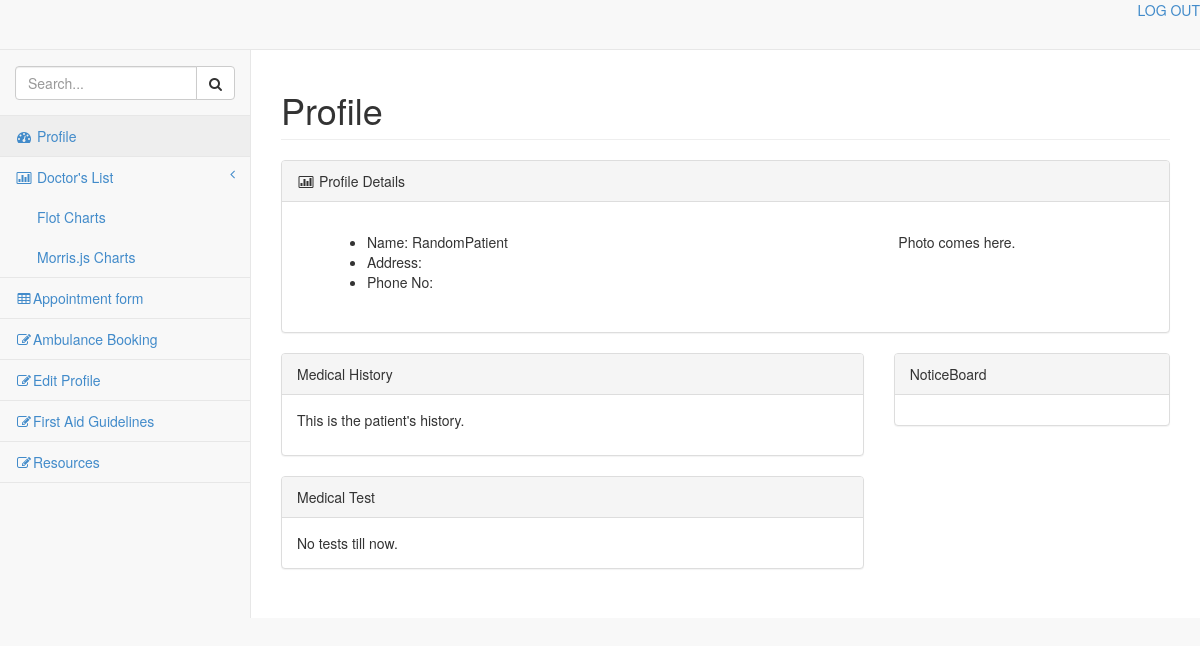
The page / (signed in) on the database as committed earlier.
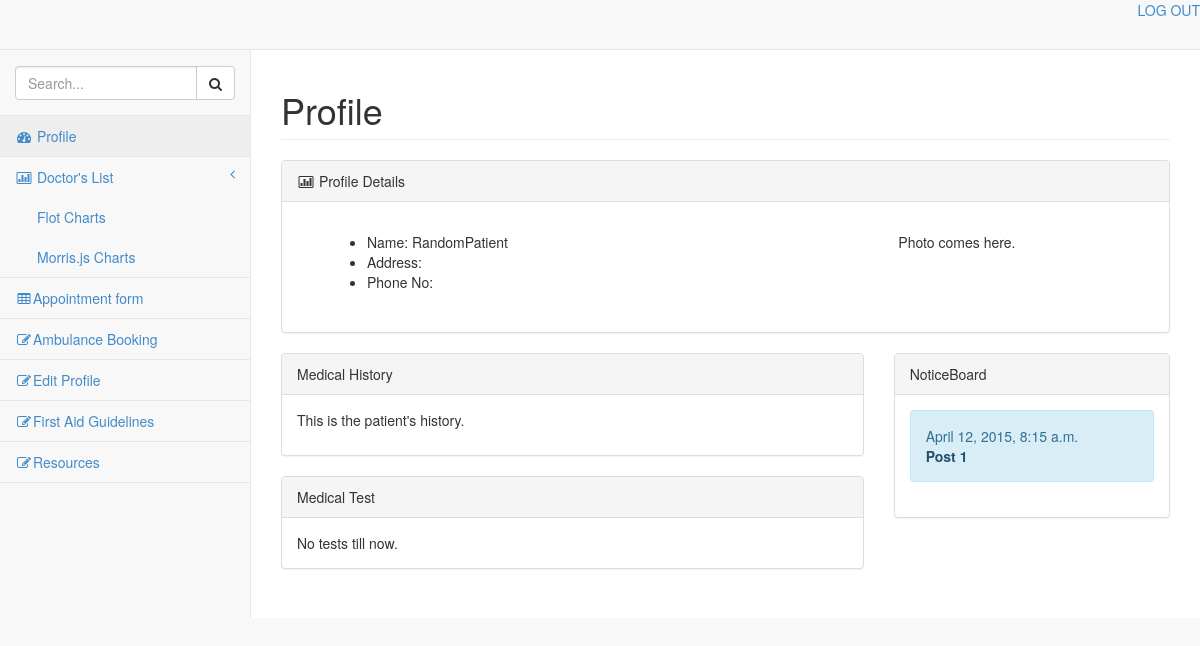
The same page on the database as committed later.
### database/models.py (models this page shows, shortened)
class Post(models.Model):
    title=models.CharField(max_length=140)
    body = models.TextField()
    date = models.DateTimeField()

### login/views.py (the view)
# urls.py: url(r'^$', views.index, name='index'),
def index(request):
    context = RequestContext(request)
    if 'index' not  in request.session:
            return render_to_response('login/login.html', context)
    else:
        username =request.session["index"]
        Object_Searched = Registration.objects.filter(username = username)
        Object_Searched = Object_Searched[0]
        Category = Object_Searched.category
        if(Category==1):
            context_dict = {'object_reg': Object_Searched}
            return render(request,'login/doctor_homepage.html', context_dict)
        elif(Category==2):
            object_pat = Patient.objects.filter(username = username)
            object_pat = object_pat[0]
            object_notice = Post.objects.all().order_by('-date')[:5]
            context_dict = {'object_reg': Object_Searched,'object_pat': object_pat, 'object_notice':object_notice}
            return render(request,'login/patient.html', context_dict)
        elif(Category==3):
            Access_Schedule = AmbulanceSchedule.objects.all()
            object_notice = Post.objects.all().order_by('-date')[:5]
            context_dict = {'object_reg': Object_Searched, 'object_schedule': Access_Schedule, 'object_notice':object_notice}
            return render(request,'login/recep_homepage.html', context_dict)

### login/templates/login/patient.html (shortened to what the changed rows need)
<!DOCTYPE html>
<html lang="en">
<head>
    <link href="/static/css/bootstrap.min.css" rel="stylesheet">
    <link href="/static/css/plugins/metisMenu/metisMenu.min.css" rel="stylesheet">
    <link href="/static/css/plugins/timeline.css" rel="stylesheet">
    <link href="/static/css/sb-admin-2.css" rel="stylesheet">
    <link href="/static/css/plugins/morris.css" rel="stylesheet">
    <link href="/static/font-awesome-4.1.0/css/font-awesome.min.css" rel="stylesheet" type="text/css">
</head>
<body>
    <div id="wrapper">
        {% block page-wrapper %}
        <div id="page-wrapper">
            <div class="row">
                <div class="col-lg-12">
                    <h1 class="page-header">Profile</h1>
                </div>
            </div>
            <div class="row">
                <div class = "col-lg-4">
                    <div class="panel panel-default">
                        <div class = "panel-heading">
                            NoticeBoard
                        </div>
                        <div class="panel-body">
                            {% for obj in object_notice %}
                            <div class="alert alert-info">
                                <div>{{ obj.date }}</div>
                                <div><a href="noticeboard/{{ obj.id }}" target="_blank" class="alert-link">{{ obj.title }}</a></div>
                            </div>
                            {% endfor %}
                        </div>
                    </div>
                </div>
            </div>
          </div>
          {% endblock page-wrapper %}
    </div>
</body>
</html>

Rows that differ between the two databases and show on the page:
added Post: date "April 12, 2015, 8:15 a.m.", title "Post 1"
